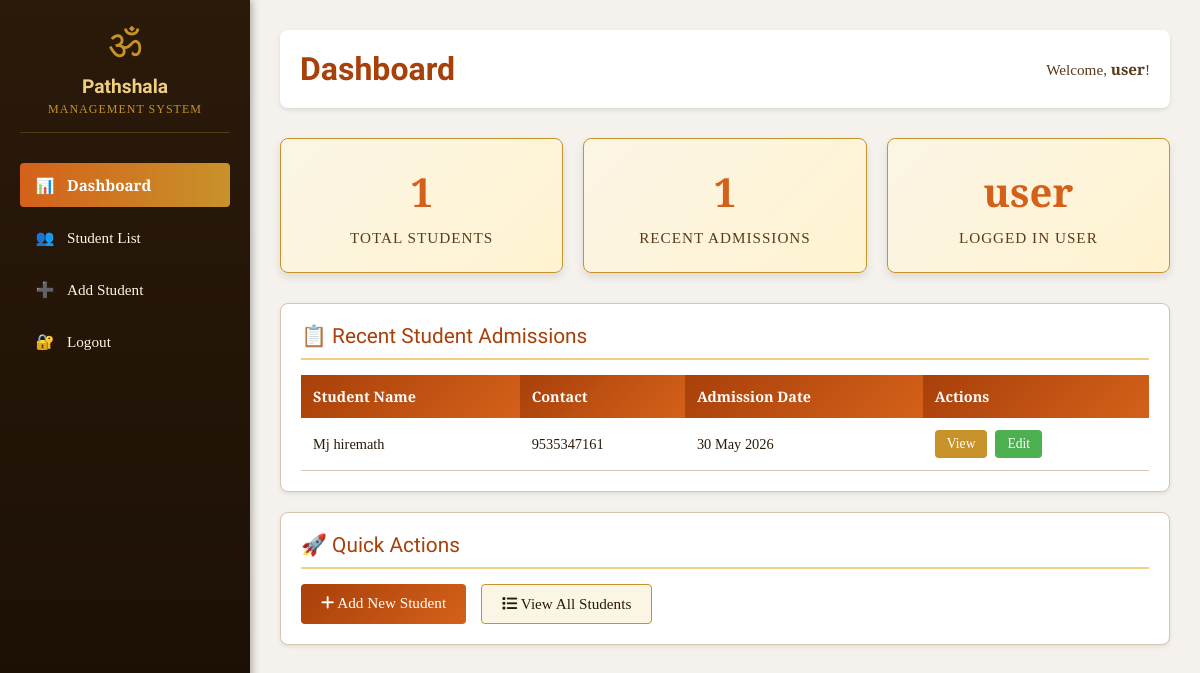
Before: /dashboard/ (signed in) with the older database file.
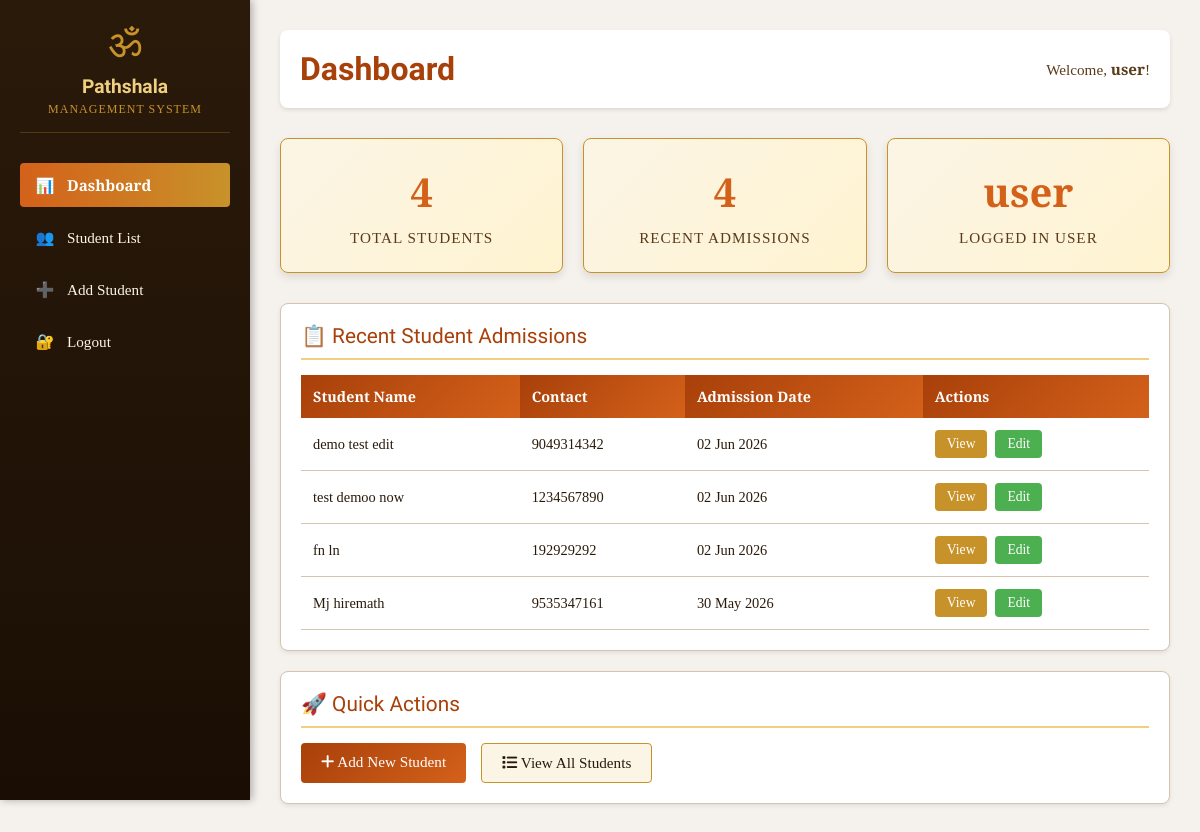
After: the same page with the newer database file.
### application/models.py (models this page shows, shortened)
class Student(models.Model):
    BLOOD_GROUP_CHOICES = [
        ('A+', 'A+'),
        ('A-', 'A−'),
        ('B+', 'B+'),
        ('B-', 'B−'),
        ('O+', 'O+'),
        ('O-', 'O−'),
        ('AB+', 'AB+'),
        ('AB-', 'AB−'),
    ]
    SHIVA_DEEKSHA_CHOICES = [
        ('Yes', 'Yes'),
        ('No', 'No'),
    ]
    first_name = models.CharField(max_length=100)
    last_name = models.CharField(max_length=100)
    date_of_birth = models.DateField()
    nationality = models.CharField(max_length=100, default='Indian')
    photo = models.ImageField(upload_to='student_photos/', null=True, blank=True)
    father_name = models.CharField(max_length=100)
    mother_name = models.CharField(max_length=100, blank=True)
    occupation = models.CharField(max_length=100, blank=True)
    contact_no = models.CharField(max_length=10)
    whatsapp_no = models.CharField(max_length=10, blank=True)
    email = models.EmailField(blank=True)
    address_line1 = models.CharField(max_length=255)
    address_line2 = models.CharField(max_length=255, blank=True)
    city = models.CharField(max_length=100)
    state = models.CharField(max_length=100)
    pin_code = models.CharField(max_length=10, blank=True)
    last_school = models.CharField(max_length=255, blank=True)
    last_class = models.CharField(max_length=50, blank=True)
    year_passing = models.CharField(max_length=4, blank=True)
    blood_group = models.CharField(max_length=10, choices=BLOOD_GROUP_CHOICES, blank=True)
    medical_conditions = models.TextField(blank=True)
    allergies = models.TextField(blank=True)
    shiva_deeksha = models.CharField(max_length=3, choices=SHIVA_DEEKSHA_CHOICES, default='No')
    declaration_accepted = models.BooleanField(default=False)
    admission_date = models.DateField(auto_now_add=True)
    class Meta:
        ordering = ['-admission_date']

### application/views.py (the view)
# urls.py: path('dashboard/', views.dashboard, name='dashboard'),
@login_required(login_url='login')
def dashboard(request):
    total_students = Student.objects.count()
    recent_students = Student.objects.all()[:5]
    context = {
        'total_students': total_students,
        'recent_students': recent_students,
    }
    return render(request, 'application/dashboard.html', context)

### application/templates/application/dashboard.html (shortened to what this page needs)
{% extends 'application/base.html' %}
{% block page_title %}Dashboard{% endblock %}
{% block content %}
    <div class="stats-grid">
        <div class="stat-card">
            <div class="stat-number">{{ total_students }}</div>
            <div class="stat-label">Total Students</div>
        </div>
        <div class="stat-card">
            <div class="stat-number">{{ recent_students|length }}</div>
            <div class="stat-label">Recent Admissions</div>
        </div>
        <div class="stat-card">
            <div class="stat-number">{{ request.user.username }}</div>
            <div class="stat-label">Logged In User</div>
        </div>
    </div>
    <div class="card">
        <div class="card-title">📋 Recent Student Admissions</div>
        {% if recent_students %}
            <div class="table-responsive">
                <table>
                    <thead>
                        <tr>
                            <th>Student Name</th>
                            <th>Contact</th>
                            <th>Admission Date</th>
                            <th>Actions</th>
                        </tr>
                    </thead>
                    <tbody>
                        {% for student in recent_students %}
                            <tr>
                                <td>{{ student.first_name }} {{ student.last_name }}</td>
                                <td>{{ student.contact_no }}</td>
                                <td>{{ student.admission_date|date:"d M Y" }}</td>
                                <td>
                                    <div class="actions">
                                        <a href="{% url 'student_detail' student.id %}" class="btn btn-sm btn-view">View</a>
                                        <a href="{% url 'student_edit' student.id %}" class="btn btn-sm btn-edit">Edit</a>
                                    </div>
                                </td>
                            </tr>
                        {% endfor %}
                    </tbody>
                </table>
            </div>
        {% else %}
            <p style="text-align: center; color: var(--medium-brown); padding: 20px;">No students registered yet.</p>
        {% endif %}
    </div>
    <div class="card">
        <div class="card-title">🚀 Quick Actions</div>
        <div style="display: flex; gap: 15px; flex-wrap: wrap;">
            <a href="{% url 'student_add' %}" class="btn btn-primary">
                <i class="fas fa-plus"></i> Add New Student
            </a>
            <a href="{% url 'student_list' %}" class="btn btn-secondary">
                <i class="fas fa-list"></i> View All Students
            </a>
        </div>
    </div>
{% endblock %}

Changed rows visible on the page:
added Student: first_name "demo", last_name "test edit", contact_no "9049314342", admission_date "02 Jun 2026"
added Student: first_name "test", last_name "demoo now", contact_no "1234567890", admission_date "02 Jun 2026"
added Student: first_name "fn", last_name "ln", contact_no "192929292", admission_date "02 Jun 2026"
Other visible differences:
{{ total_students }}: "1" → "4"
{{ recent_students|length }}: "1" → "4"
